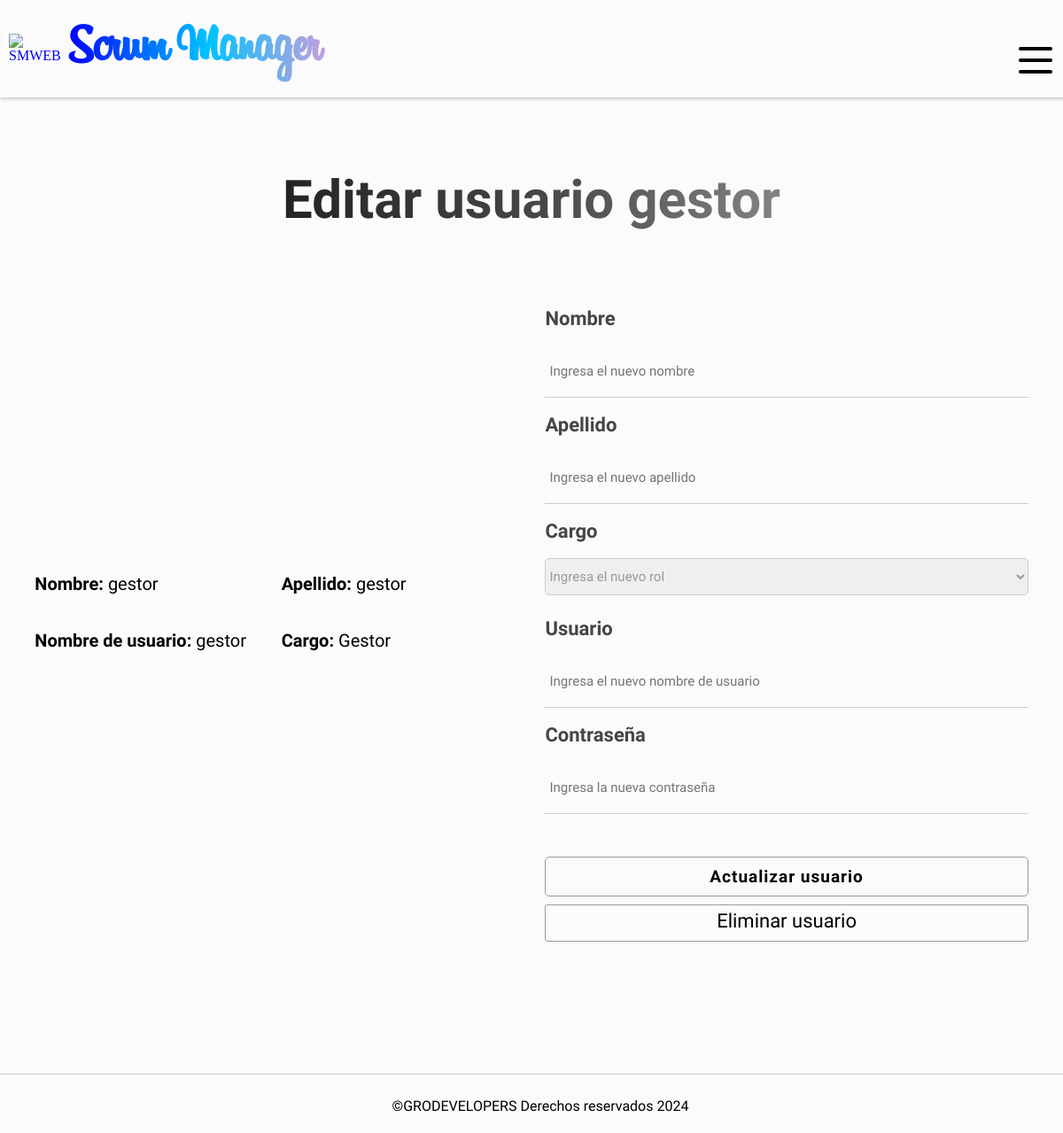
The app's page /select-user/2 (signed in) with its own data.
### SMWEB/models.py (models this page shows)
class CustomUser(AbstractUser):
    rol = models.CharField(max_length=60, null=False)
    company = models.ForeignKey(Company, on_delete=models.CASCADE, null=True)
    class Meta:
        verbose_name = 'Usuario'
        verbose_name_plural = 'Usuarios'

### SMWEB/views.py (the view, shortened to what this page needs)
# urls.py: path('select-user/<int:user_id>', views.select_user, name='select-user'),
@login_required(login_url=inicio)
def select_user(request, user_id):
    user_rol = request.user.rol
    staff = request.user.is_staff
    if not staff:
        if user_rol not in ['gerente', 'recursos humanos']:
            messages.warning(request, f'Tu rol de {user_rol} no te permite acceder a la edición de usuarios')
            return redirect ('inicio')
    user_selected = CustomUser.objects.get(id = user_id)
    return render(request, 'edit_user.html',{
        'user_selected': user_selected
    })

### SMWEB/context_processors.py (called while the page is built, shortened)
def get_rejected_payments(request):
    if request.user.is_authenticated:
        company_id = request.user.company_id
        first_name = request.user.first_name
        rejected_payments = PaymentRejected.objects.filter(company = company_id).filter(in_charge = first_name.upper()).count()
        return {
            'rejected_payments': rejected_payments
        }
    return {
        'rejected_payments': False
        }

def get_payments(request):
    if request.user.is_authenticated:
        company_id = request.user.company_id
        payments = OrderPayment.objects.filter(company = company_id).count()
        return {
            'received_payments': payments
        }
    return {
        'received_payments': False
        }

def get_affiliations(request):
    if request.user.is_authenticated:
        company_id = request.user.company_id
        affiliations = Affiliation.objects.filter(company = company_id).count()
        return {
            'received_affiliations': affiliations
        }
    return {
        'received_affiliations': False
        }

def get_rejected_affiliations(request):
    if request.user.is_authenticated:
        company_id = request.user.company_id
        first_name = request.user.first_name
        rejected_affiliation = RejectedAffiliation.objects.filter(company = company_id).filter(in_charge = first_name.upper()).count()
        return {
            'rejected_affiliations': rejected_affiliation
        }
    return {
        'rejected_affiliations': False
        }

def get_notifies(request):
    if request.user.is_authenticated:
        user_rol = request.user.rol
        if user_rol == 'gerente':
            company_id = request.user.company_id
            payments = OrderPayment.objects.filter(company = company_id).count()
            affiliations = 0
            notifies = payments + affiliations
            return {
                'notifies': notifies
            }
    else:
        return {
            'notifies': False
        }

### SMWEB/templates/edit_user.html (shortened to what this page needs)
{% extends "layout.html" %}
{% block content %}
    <h1 id="title" >Editar usuario {{user_selected.first_name}}</h1>
    <div class="payment__section">
        <div class="payment__information">
            <p class="payment__element payment__element-id"><strong>Nombre:</strong> {{user_selected.first_name}}</p>
            <p class="payment__element payment__element-client"><strong>Apellido:</strong> {{user_selected.last_name}}</p>
            <p class="payment__element payment__element-city"><strong>Nombre de usuario:</strong> {{user_selected.username}}</p>
            <p class="payment__element payment__element-city"><strong>Cargo:</strong> {{user_selected.rol|capfirst}}</p>
        </div>
        <form id="creation_form" class="update_form" action="" method="post">
            <br><br>
            <label for="first_name">Nombre</label><br>
            <input type="text" name="first_name" placeholder="Ingresa el nuevo nombre"><br>
            <label for="last_name">Apellido</label><br>
            <input type="text" name="last_name" placeholder="Ingresa el nuevo apellido"><br>
            <label for="rol">Cargo</label><br>
            <select id="rol" name="rol">
                <option value="">Ingresa el nuevo rol</option>
            </select>
            <label for="username">Usuario</label><br>
            <input type="text" name="username" placeholder="Ingresa el nuevo nombre de usuario"><br>
            <label for="password">Contraseña</label><br>
            <input type="password" name="password" placeholder="Ingresa la nueva contraseña"><br>
            <input type="submit" value="Actualizar usuario">
            <div class="btn_container">
                <a href='{% url "delete-user" user_selected.id %}' class="delete_user" onclick="return confirm('¿Estás seguro de que deseas eliminar el usuario seleccionado?');">Eliminar usuario</a>
            </div>
        </form>
    </div>
{% endblock %}

### SMWEB/static/css/styles.css (style rules this page uses)
:root { --title-font: 'Billabong'; --normal-font: 'M PLUS Rounded 1c'; --menu-font: 'M PLUS Rounded 1c'; --symbol-font: 'Symbol'; }
* { text-decoration: none; }
body { background-color: #FBFBFB; margin: 0px; }
#content > #title { text-align: center; width: 100%; }
#title { font-family: var(--normal-font); font-size: 60px; background: linear-gradient(90deg, black, rgb(69, 69, 69), rgb(197, 197, 197)); -webkit-background-clip: text; -webkit-text-fill-color: transparent; }
#login_form, #creation_form { width: 50%; display: flex; flex-direction: column; justify-content: center; }
#login_form label, #creation_form label { font-family: var(--normal-font); font-size: 22px; font-weight: bold; color: rgb(69, 69, 69); }
#login_form input[type=text], #login_form input[type=password], #creation_form input[type=text], #creation_form input[type=password], #creation_form input[type=email], #creation_form input[type=date] { font-family: var(--normal-font); font-size: 15px; color: rgb(197, 197, 197); background-color: #FBFBFB; border: none; border-bottom: 1px solid #ccc; padding: 20px; padding-left: 5px; outline: none; transition: all 500ms; }
#creation_form input[type=submit] { width: 100%; height: 45px; margin-top: 30px; align-self: center; border: 1px solid #999; border-radius: 5px; background-color: #FBFBFB; font-family: var(--normal-font); font-size: 19px; font-weight: bold; letter-spacing: 1px; cursor: pointer; transition: all 450ms; }
#creation_form select { font-family: var(--normal-font); font-size: 15px; padding: 10px 0px; border-radius: 5px; border: 1px solid #ccc; color: #999; outline: none; margin-bottom: 25px; }
.update_form { flex-basis: 47% !important; }
.payment__section { width: 100%; display: flex; flex-direction: row; align-items: center; flex-wrap: wrap; justify-content: space-evenly; }
.payment__information { flex-basis: 48%; display: flex; flex-direction: row; flex-wrap: wrap; justify-content: start; align-items: start; }
.payment__element { flex-basis: 50%; font-family: var(--normal-font); font-size: 20px; margin-bottom: 20px; overflow-wrap: break-word; }
.btn_container { width: 100%; height: 60px; display: flex; flex-direction: row; justify-content: space-evenly; align-items: center; }
.finish_order, .delete_order, .delete_user, .reject_payment, .approve_payment { font-family: var(--normal-font); font-size: 22px; text-decoration: none; color: black; border: 1px solid #999; border-radius: 3px; padding: 5px; transition: all 450ms; }
.delete_user { width: 100%; height: 30px; text-align: center; }

### records on screen
CustomUser: first_name "gestor", last_name "gestor", username "gestor", rol "Gestor"
